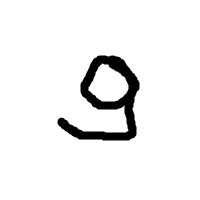
#> input picture neural/py/nines/90.png, 200 x 200 px; its folder holds 4 pictures in this run
$ python newImagesToDS.py
#> lines starting #> are read from the running program, lines starting #| are printed output that depends on the picture
import numpy as np
import pandas as pd
from PIL import Image
import os
def pngToGrayscaleResize(imagePath):
#> called with imagePath = 'nines/90.png'
    img = Image.open(imagePath)
#> img is the input picture: PIL image 200x200 RGBA; mean R, G, B, A 240.3, 240.3, 240.3, 255
    imgGrayscale = img.convert('L')
    imgResized = imgGrayscale.resize((50, 50))
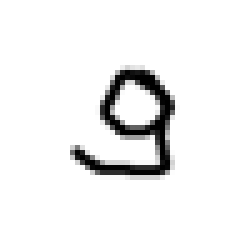
#> imgResized: PIL image 50x50 L (shown 5 times larger); min 0, max 255, mean 240.3
    imgArray = np.array(imgResized)
    imgArray = 255 - imgArray
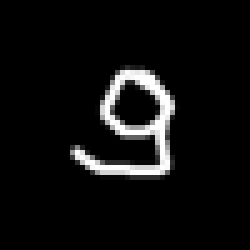
#> imgArray: shape (50, 50) (shown 5 times larger); min 0, max 255, mean 14.7
    imgFlatten = imgArray.flatten()
#> imgFlatten = 2500 values, max 255 at index 774, min 0 at index 0, mean 14.69
    return imgFlatten

def convertToCsv(inputFolder, outputCsv):
    imageFiles = os.listdir(inputFolder)
    data = []

    for imageFile in imageFiles:
        if imageFile.endswith(".png"):
            imagePath = os.path.join(inputFolder, imageFile)
            imgData = pngToGrayscaleResize(imagePath)
#> imgData has the same summary as imgFlatten in pngToGrayscaleResize
            imgData = np.insert(imgData, 0, int(9))
#> imgData = 2501 values, max 255 at index 775, min 0 at index 1, mean 14.68
            data.append(imgData)
#> pass 2 of the loop in convertToCsv, `for imageFile in imageFiles:`:
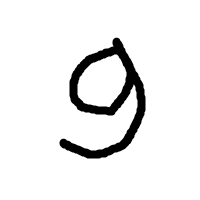
#> input picture neural/py/nines/91.png, 200 x 200 px
#> in pngToGrayscaleResize, img is the input picture: PIL image 200x200 RGBA; mean R, G, B, A 236.8, 236.8, 236.8, 255
#> in pngToGrayscaleResize (call 2), `imgResized = imgGrayscale.resize((50, 50))`:
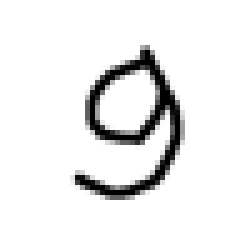
#> imgResized: PIL image 50x50 L (shown 5 times larger); min 0, max 255, mean 236.8
#> in pngToGrayscaleResize (call 2), `imgArray = 255 - imgArray`:
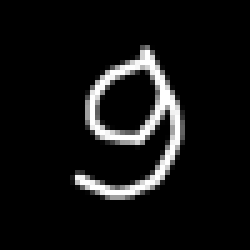
#> imgArray: shape (50, 50) (shown 5 times larger); min 0, max 255, mean 18.2
#> imgFlatten = 2500 values, max 255 at index 529, min 0 at index 0, mean 18.19
#> in convertToCsv, `imgData = pngToGrayscaleResize(imagePath)`: imgData has the same summary as imgFlatten in pngToGrayscaleResize
#> in convertToCsv, `imgData = np.insert(imgData, 0, int(9))`: imgData = 2501 values, max 255 at index 530, min 0 at index 1, mean 18.19
#> pass 3 of the loop in convertToCsv, `for imageFile in imageFiles:`:
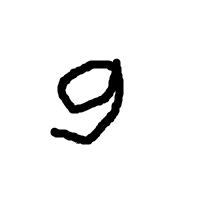
#> input picture neural/py/nines/910.png, 200 x 200 px
#> in pngToGrayscaleResize, img is the input picture: PIL image 200x200 RGBA; mean R, G, B, A 240.3, 240.3, 240.3, 255
#> in pngToGrayscaleResize (call 3), `imgResized = imgGrayscale.resize((50, 50))`:
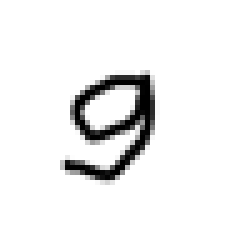
#> imgResized: PIL image 50x50 L (shown 5 times larger); min 0, max 255, mean 240.3
#> in pngToGrayscaleResize (call 3), `imgArray = 255 - imgArray`:
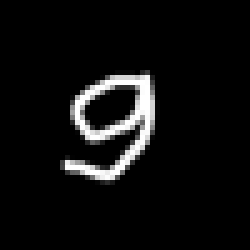
#> imgArray: shape (50, 50) (shown 5 times larger); min 0, max 255, mean 14.7
#> imgFlatten = 2500 values, max 255 at index 821, min 0 at index 0, mean 14.69
#> in convertToCsv, `imgData = pngToGrayscaleResize(imagePath)`: imgData has the same summary as imgFlatten in pngToGrayscaleResize
#> in convertToCsv, `imgData = np.insert(imgData, 0, int(9))`: imgData = 2501 values, max 255 at index 822, min 0 at index 1, mean 14.69
#> the loop made 4 passes; the first 3 are shown

    df = pd.DataFrame(data)
    df.to_csv(outputCsv, index=False, header=False)


if __name__ == '__main__':
    convertToCsv("nines", "dsNines.csv")

    oldDataset = 'train.csv'

    additDataset = 'dsNines.csv'
    additDatasetData = pd.read_csv(additDataset)

#> (the run stopped early here; a loop or call above may not have finished)
